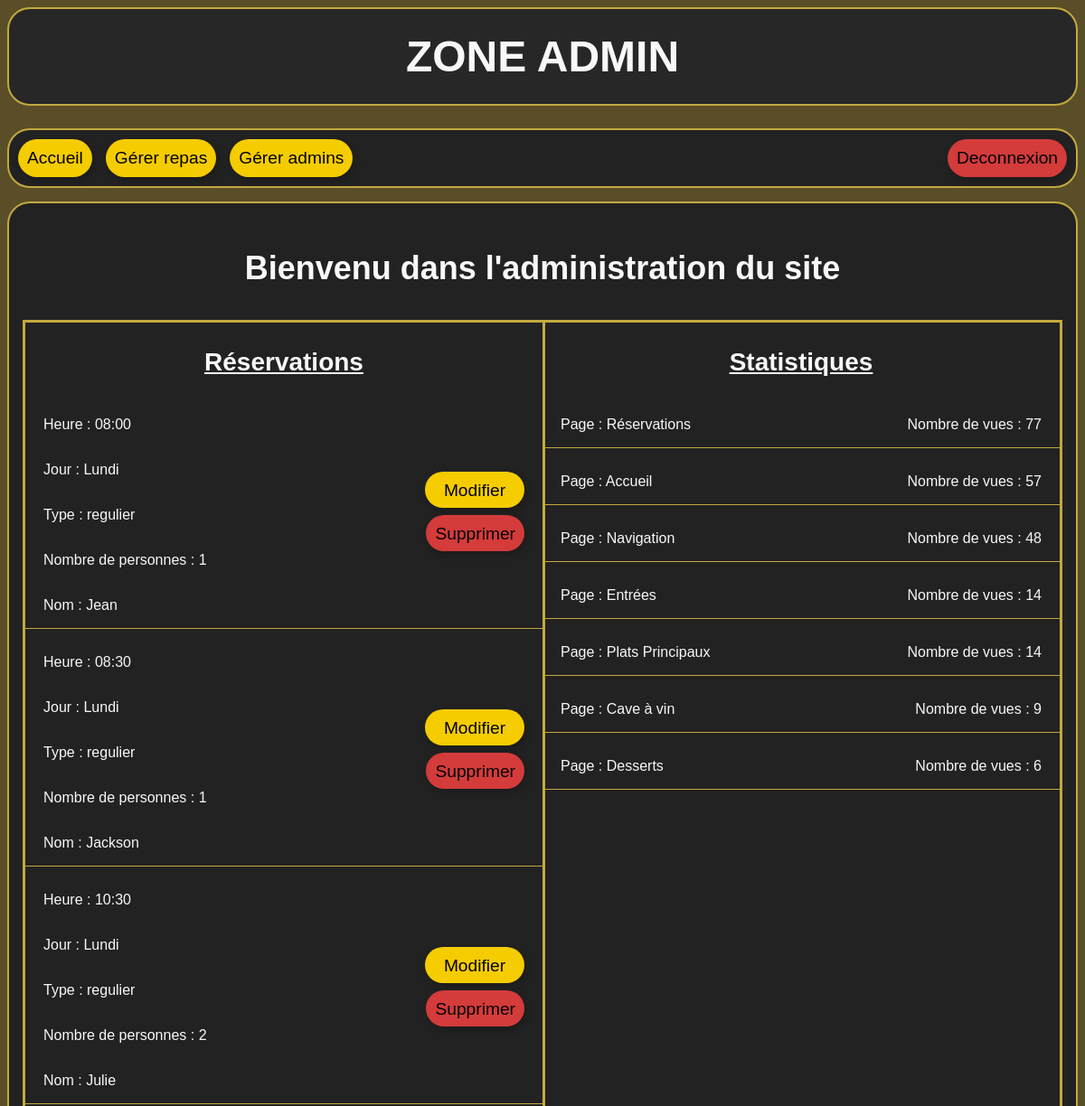
Page /admin/index.php (signed in, upper part) on the earlier database version.
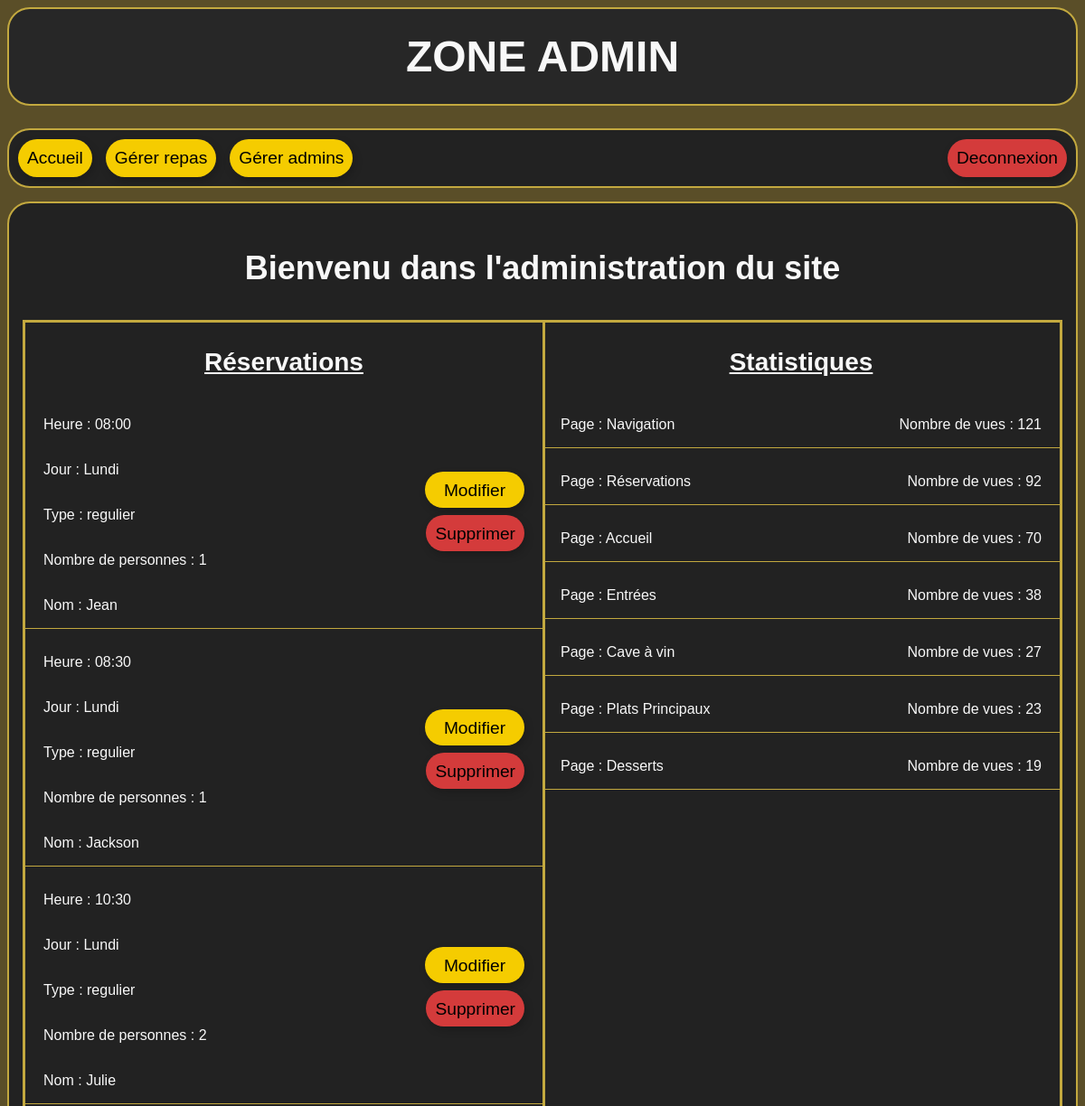
Same page on the later database version.
### tables this page shows
CREATE TABLE "reservations" (
	"id"	INTEGER NOT NULL UNIQUE,
	"jour"	TEXT NOT NULL,
	"type"	TEXT NOT NULL,
	"nom"	TEXT NOT NULL,
	"nb"	INTEGER NOT NULL,
	"temps"	TEXT NOT NULL,
	PRIMARY KEY("id" AUTOINCREMENT)
);

CREATE TABLE "vues" (
	"id"	INTEGER NOT NULL UNIQUE,
	"page"	TEXT NOT NULL UNIQUE,
	"nb"	INTEGER NOT NULL,
	PRIMARY KEY("id" AUTOINCREMENT)
);

### admin/index.php (the view, shortened to what this page needs)
<?php
include "../includes/base.php";
$nb_reservations_par_page = 6;
$page_reservations = $_GET["page"] ?? 1;
$sql = "
    SELECT id, jour, type, nom, nb, temps
    FROM reservations
	ORDER BY
		CASE jour
			WHEN 'Lundi' THEN 1
			WHEN 'Mardi' THEN 2
			WHEN 'Mercredi' THEN 3
			WHEN 'Jeudi' THEN 4
			WHEN 'Vendredi' THEN 5
			WHEN 'Samedi' THEN 6
			WHEN 'Dimanche' THEN 7
			END,
			temps
    LIMIT :limit
    OFFSET :offset
    ";
$stmt = $bdd->prepare($sql);
$stmt->execute([
    ":limit" => $nb_reservations_par_page,
    ":offset" => ($page_reservations - 1) * $nb_reservations_par_page
]);
$les_reservations = $stmt->fetchAll();
$sql = "
    SELECT *
    FROM vues
    ORDER BY nb DESC
    ";
$stmt = $bdd->prepare($sql);
$stmt->execute();
$pages = $stmt->fetchAll();
?>
<!DOCTYPE html>
<html lang="en">
<head>
    <link rel="stylesheet" href="../css/style_admin.css">
</head>
<body>
    <header>
        <h1>Zone admin</h1>
        <nav>
            <a class="changement_page" href="index.php"> Accueil </a>
            <a class="changement_page" href="repas/repas.php"> Gérer repas </a>
            <a class="changement_page" href="employes/gestion_admin.php"> Gérer admins </a>
            <a class="deconnexion" href="deconnexion.php"> Deconnexion </a>
        </nav>
    </header>
    <main>
        <p class="bienvenu">
            Bienvenu dans l'administration du site
        </p>
        <div class="conteneur">
            <div class="reservations">
                <p class="titre-section">Réservations</p>
                <?php foreach ($les_reservations as $une_reservation): ?>
                    <div class="une-reservation">
                        <div class="reservation-infos">
                            <p class="res-heure">Heure : <?= $une_reservation["temps"] ?></p>
                            <p class="res-jour">Jour : <?= $une_reservation["jour"] ?></p>
                            <p class="res-type">Type : <?= $une_reservation["type"] ?></p>
                            <p class="res-nb">Nombre de personnes : <?= $une_reservation["nb"] ?></p>
                            <p class="res-nom">Nom : <?= $une_reservation["nom"] ?></p>
                        </div>
                        <div class="btn-reservation">
                            <a class="modifier"
                                href="modifier_reservation.php?id=<?= $une_reservation['id'] ?>">Modifier</a>
                            <a class="supprimer" href="index.php?supprimer=<?= $une_reservation['id'] ?>">Supprimer</a>
                        </div>
                    </div>
                <?php endforeach ?>
            </div>
            <div class="statistiques">
                <p class="titre-section">Statistiques</p>
                <?php foreach ($pages as $page): ?>
                    <div class="une-statistique">
                        <p>Page : <?= $page["page"] ?></p>
                        <p class="nb-vues"> Nombre de vues : <?= $page["nb"] ?></p>
                    </div>
                <?php endforeach ?>
            </div>
        </div>
    </main>
</body>
</html>

### css/style_admin.css (style rules this page uses)
body { font-family: Arial, Helvetica, sans-serif; background-color: #5a4e28; }
header { text-align: center; }
h1 { margin: 0 0 25px 0; color: #F8F8F8; background-color: #272727; padding: 25px; border-radius: 25px; text-align: center; font-size: 48px; text-transform: uppercase; font-family: 'Raleway', sans-serif; border: 2px solid #C3A93F; }
h2, p.bienvenu { font-size: 36px; color: #F8F8F8; text-align: center; font-family: 'Raleway', sans-serif; }
p { font-family: 'Raleway', sans-serif; }
nav { background-color: #222222; padding: 10px; border-radius: 25px; display: flex; justify-content: center; gap: 15px; margin-bottom: 15px; border: 2px solid #C3A93F; }
.titre-section { font-size: 28px; font-weight: bold; text-decoration: underline; }
.une-reservation, .une-statistique { display: flex; justify-content: space-between; align-items: center; border-bottom: 1px solid #C3A93F; margin-bottom: 12px; padding: 0 20px; }
.une-reservation a { height: 20px; }
a.modifier { width: 90px; }
a, input.modifier, input.ajouter { border: none; padding: 10px; border-radius: 50px; text-decoration: none; color: black; font-size: larger; box-shadow: 2px 4px 10px rgba(0, 0, 0, 0.2); text-align: center; }
.bienvenu { text-align: center; font-size: 38px; font-weight: bold; }

Differences in the rows shown:
changed vues "Navigation": nb "48" → "121"; moves up the list
changed vues "Réservations": nb "77" → "92"
changed vues "Accueil": nb "57" → "70"
changed vues "Entrées": nb "14" → "38"
changed vues "Cave à vin": nb "9" → "27"; moves up the list
changed vues "Plats Principaux": nb "14" → "23"
changed vues "Desserts": nb "6" → "19"
